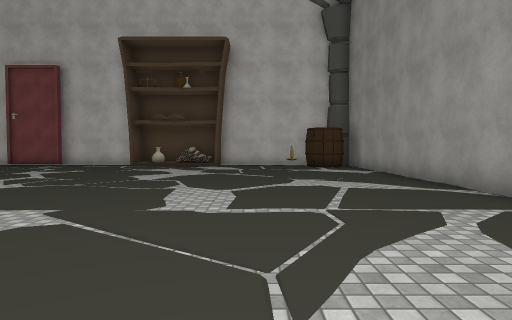
View 1 (above)

17 first-person views from a walk through a Unity game level. The camera is 1.3 m above the floor, tilts 2° down and sees 75° across. The floor is counted in squares, 2 m on a side. Each view is taken from the middle of a square. On the plan, view 1 faces up. The plan holds only what a view shows up to about 10 squares ahead; the rest is blank. The place goes on beyond the plan. The player character is not drawn. Some animated figures are not drawn. Some surface patterns are stand-ins.

View 2
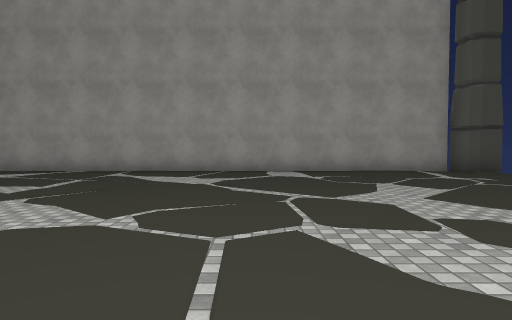

View 3
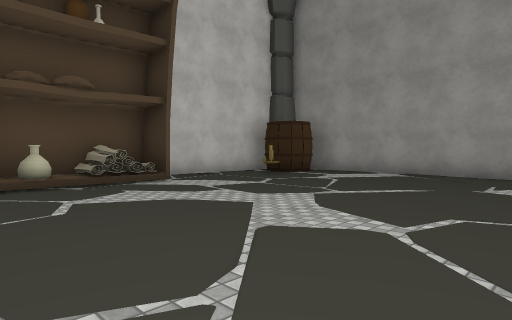

View 4
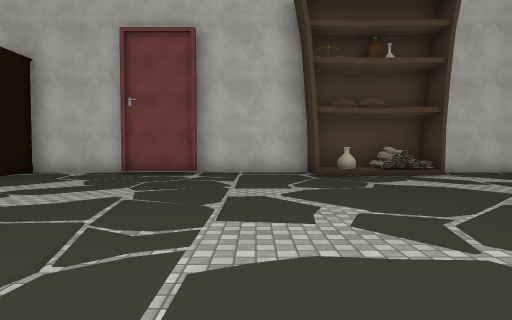

View 5
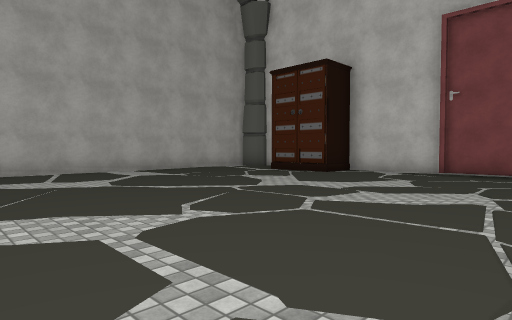

View 6
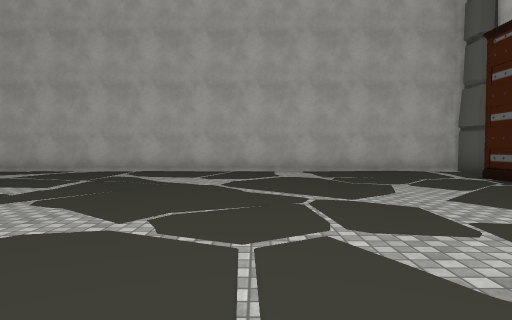

View 7
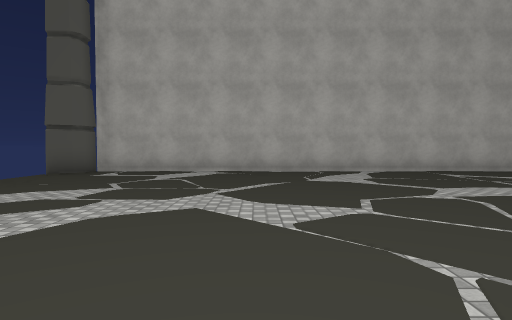

View 8
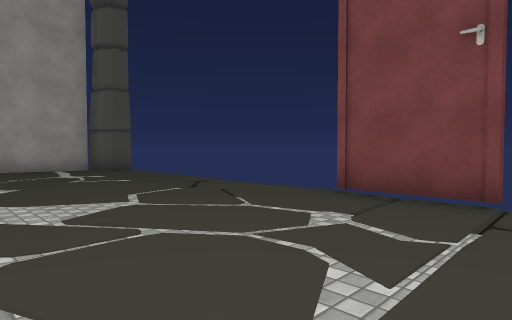

View 9
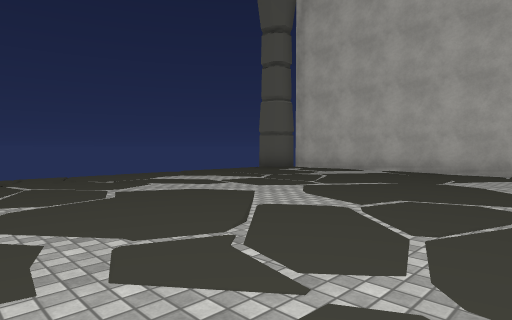

View 10
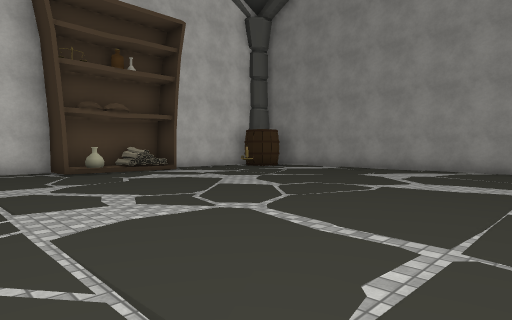

View 11
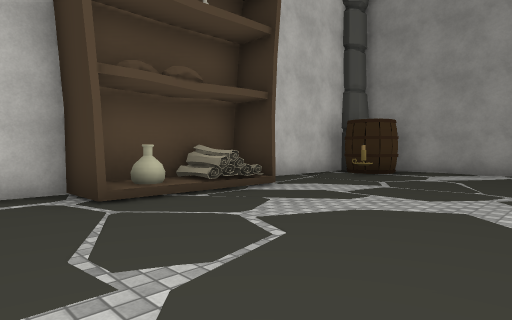

View 12
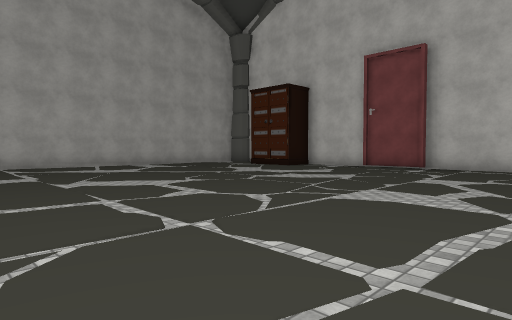

View 13
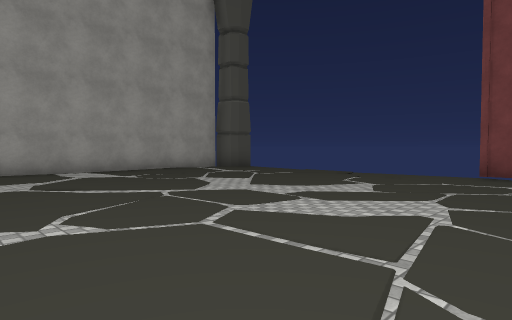

View 14
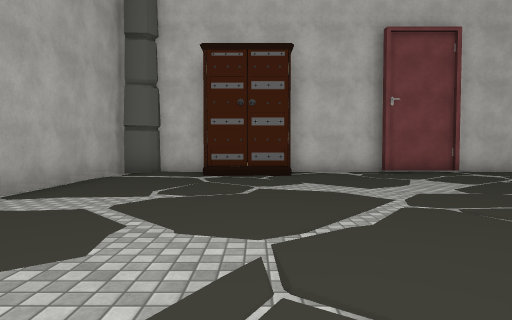

View 15
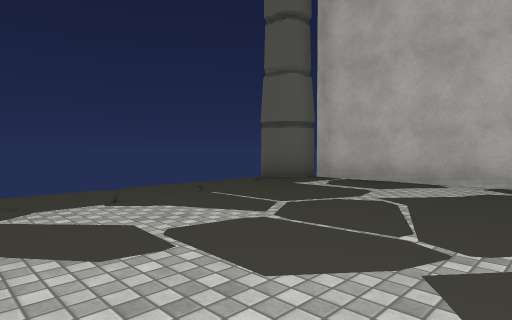

View 16
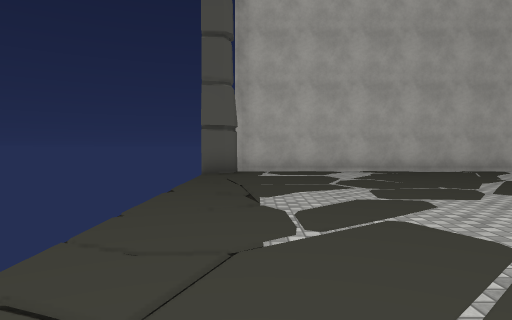

View 17
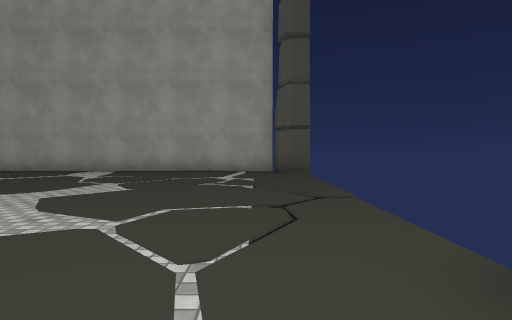

### Floor plan
Points are (right, up) in squares from view 1. A wall is a line through its corners. A room is listed if a view was taken in it or the views show most of it. See-through windows are left out.
Room 1 (views 1, 2, 3, 4, 5, 6, 7, 8, 9, 10, 11, 12, 13, 14, 15, 16, 17)
walls: (-4.6, 12) (-4.6, 13.3); (-6.1, -6.4) (-4.2, -6.4); (-7.5, 13) (-9.6, 13); (-3.6, 13.2) (-7.6, 13.2); (-9.5, 13.2) (-12.2, 13.2); (2.7, -6.5) (2.8, -5.8) (3.6, -5.5) (3.6, 12); (-14.4, 13.2) (-15.8, 13.2); (2.9, 13.2) (-2.1, 13.2); (-15.7, 12.9) (-16.5, 12.7); (-16.6, 13.2) (-16.6, -5.5) (-15.8, -5.6) (-15.5, -6.5)
objects: other object (-14, 12) to (-12, 12); other object (-4, 12); other object (-3, 12); other object (1, 12); other object (2, 12) to (3, 12)

Where each view was taken, in squares from view 1:
view 1: 0 up, 0 right, facing up
view 2: 0 up, 6 left, facing right
view 3: 6 up, 5 left, facing up-right
view 4: 4 up, 6 left, facing up
view 5: 4 up, 7 left, facing up-left
view 6: 7 up, 7 left, facing left
view 7: 1 down, 7 left, facing left
view 8: 2 down, 7 left, facing down-right
view 9: 2 up, 7 left, facing down-left
view 10: 3 up, 7 left, facing up-right
view 11: 8 up, 6 left, facing up-right
view 12: 2 up, 4 left, facing up-left
view 13: 2 up, 6 left, facing down-right
view 14: 4 up, 13 left, facing up
view 15: 1 down, 10 left, facing down-left
view 16: 5 down, 7 left, facing left
view 17: 5 down, 6 left, facing right
